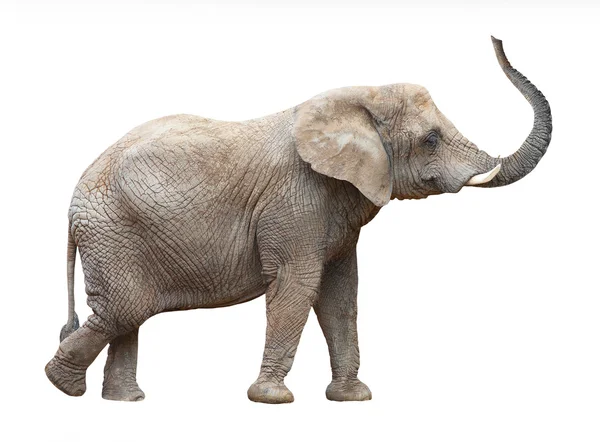
#> input picture visão computacional/Elefante.jpg, 600 x 442 px
$ python elefante.py
#> lines starting #> are read from the running program, lines starting #| are printed output that depends on the picture; after the words box and inside, x2 and y2 are one past the last pixel; in counts of white or black regions, pixels touching at a corner belong together
import math

import numpy as np
import cv2
import matplotlib.pyplot as plt

#Importa e converta para RGB
img = cv2.imread('Elefante.jpg')
#> img is the input picture: shape (442, 600, 3); mean B, G, R 211.1, 214.8, 218.9
img = cv2.cvtColor(img, cv2.COLOR_BGR2RGB)


#Convertendo para preto e branco (RGB -> Gray Scale -> BW)
img_gray = cv2.cvtColor(img, cv2.COLOR_RGB2GRAY)
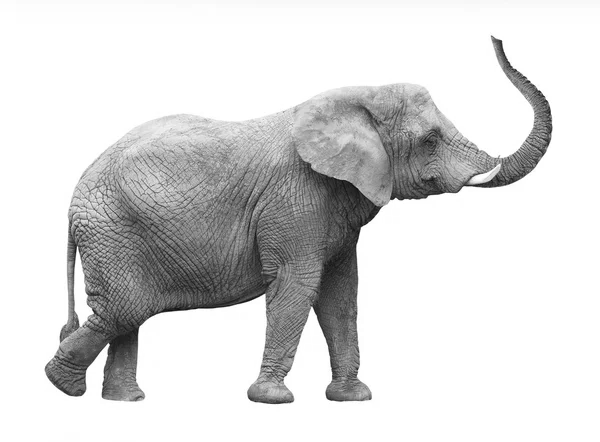
#> img_gray: shape (442, 600); min 11, max 255, mean 215.6
a = img_gray.max()
#> a = 255
_, thresh = cv2.threshold(img_gray, a/2*1.7, a,cv2.THRESH_BINARY_INV)
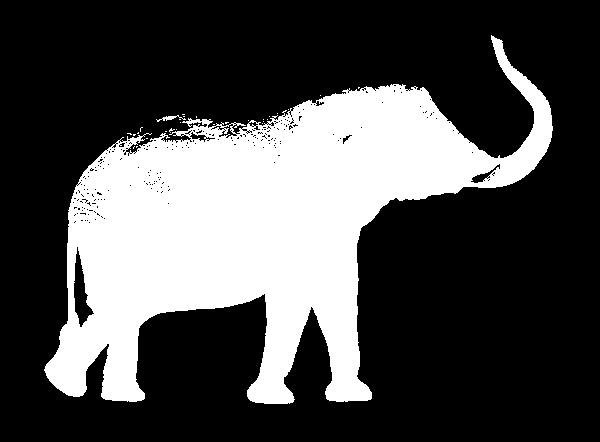
#> thresh: shape (442, 600); 30.1% white; 29 white regions (27 under 20 px), largest, box (x1, y1, x2, y2) and area: (44, 35, 553, 404) 79735, (156, 115, 186, 122) 66


tamanhoKernel = 2
kernel = np.ones((tamanhoKernel,tamanhoKernel), np.uint8)
thresh_open = cv2.morphologyEx(thresh, cv2.MORPH_OPEN, kernel)
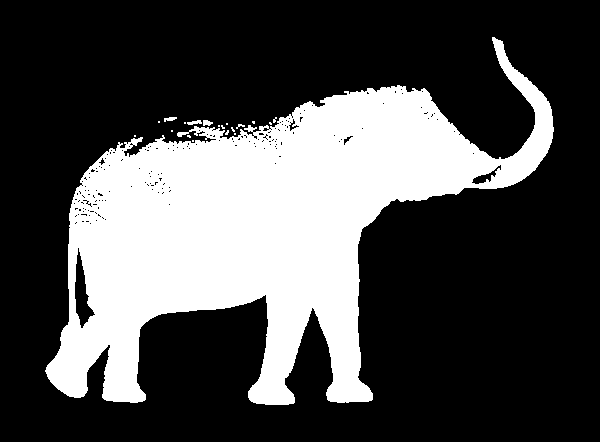
#> thresh_open: shape (442, 600); 29.9% white; 20 white regions (15 under 20 px), largest, box (x1, y1, x2, y2) and area: (45, 37, 554, 405) 79098, (187, 120, 202, 125) 47, (203, 120, 213, 126) 44, (164, 117, 177, 122) 42, (236, 124, 245, 129) 20

#Filtro de ruído (bluring)
img_blur = cv2.blur(img_gray, ksize=(tamanhoKernel,tamanhoKernel))

# Detecção borda com Canny (sem blurry)
edges_gray = cv2.Canny(image=img_gray, threshold1=a/2, threshold2=a/2)
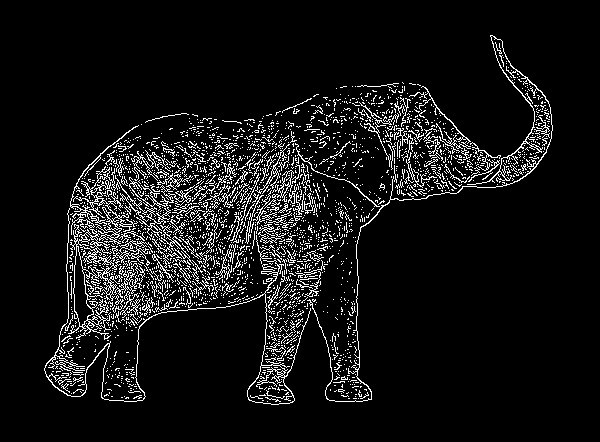
#> edges_gray: shape (442, 600); 8% white in thin lines or dots, all inside (x1, y1, x2, y2) = (44, 35, 553, 405)
# Detecção borda com Canny (com blurry)
edges_blur = cv2.Canny(image=img_blur, threshold1=a/2, threshold2=a/2)
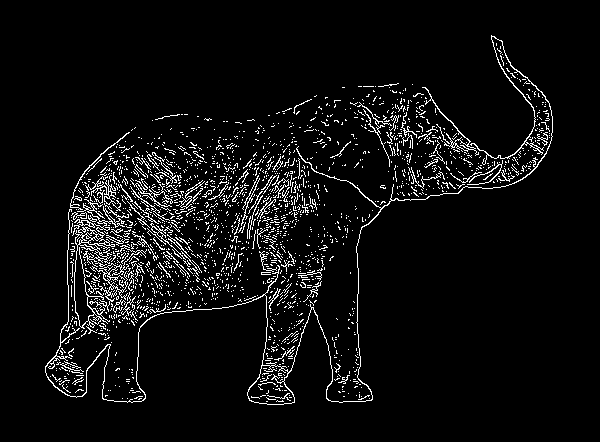
#> edges_blur: shape (442, 600); 5.6% white in thin lines or dots, all inside (x1, y1, x2, y2) = (45, 35, 553, 405)


# contorno
contours, hierarchy = cv2.findContours(
                                   image = thresh_open,
                                   mode = cv2.RETR_TREE,
                                   method = cv2.CHAIN_APPROX_SIMPLE)
#> contours = 227 contours, 218 with area under 20; largest, box (x1, y1, x2, y2) and area: (45, 37, 554, 405) 79177, (74, 247, 96, 329) 786, (471, 164, 502, 185) 200, (288, 118, 300, 132) 55, (343, 135, 354, 146) 40
contours = sorted(contours, key = cv2.contourArea, reverse = True)
img_copy = img.copy()
final = cv2.drawContours(img_copy, contours, contourIdx = -1,
                         color = (255, 0, 0), thickness = 2)
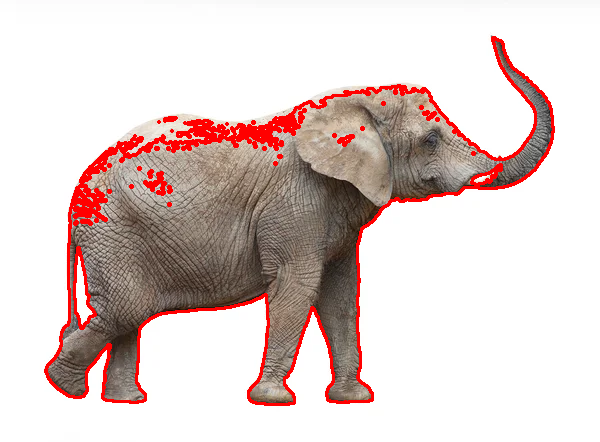
#> final: shape (442, 600, 3); mean R, G, B 221.8, 205.3, 202.1


#plot imagens
#imagens = [img,img_blur,img_gray,edges_gray,edges_blur,thresh,thresh_open,final]
imagens = [final]
formatoX = math.ceil(len(imagens)**.5)
#> formatoX = 1
if (formatoX**2-len(imagens))>formatoX:
    formatoY = formatoX-1
else:
    formatoY = formatoX
#> formatoY = 1
for i in range(len(imagens)):
    plt.subplot(formatoY, formatoX, i + 1)
    plt.imshow(imagens[i],'gray')
    plt.xticks([]),plt.yticks([])
#> this loop made 1 pass
plt.show()
